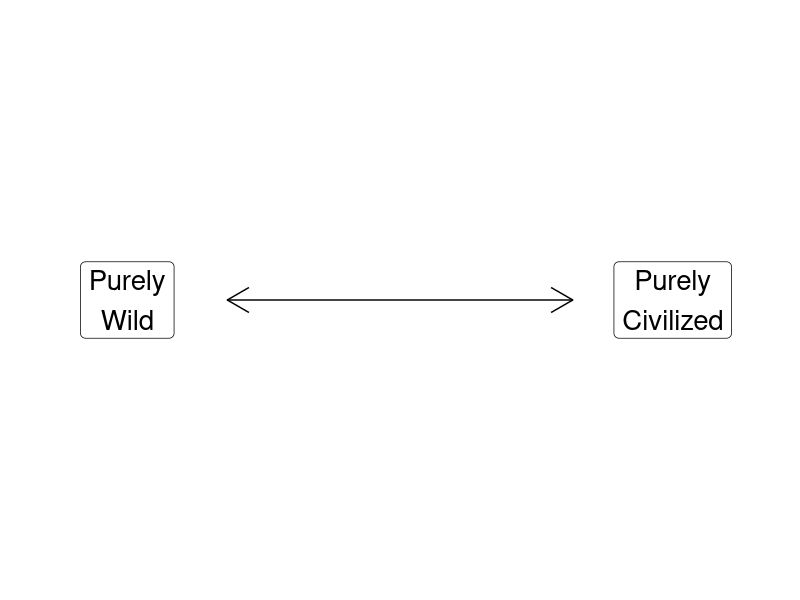

Generate this figure with R:
## ---- chunk 1
library(tidyverse)
library(readxl)
library(kableExtra)
## ---- chunk 2
## Manual DAG
d1 <- tibble(
  x = c(-3, 3),
  y = c(1, 1),
  labels = c("Purely\nWild", "Purely\nCivilized")
)

ggplot(data = d1, aes(x = x, y = y)) +
  geom_point(size = 8) +
  theme_void() +
  coord_cartesian(xlim = c(-4, 4)) +
  geom_label(aes(label = labels), size = 7) +
  annotate("segment", x = -1.9, xend = 1.9, y = 1, yend = 1, arrow = arrow(ends = "both"))
